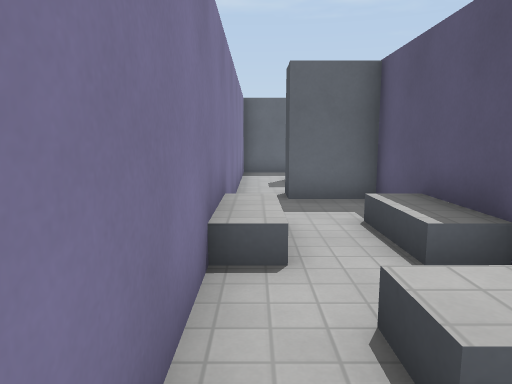
[1] (above)

24 first-person views from a walk through a Godot game level. The camera is 1.3 m above the floor, tilts 8° down and sees 70° across. The floor is counted in squares, 1 m on a side. Each view is taken from the middle of a square. On the plan, view 1 faces up. The plan holds only what a view shows up to about 15 squares ahead; the rest is blank. Surface patterns are stand-ins for the level's own textures.

[2]
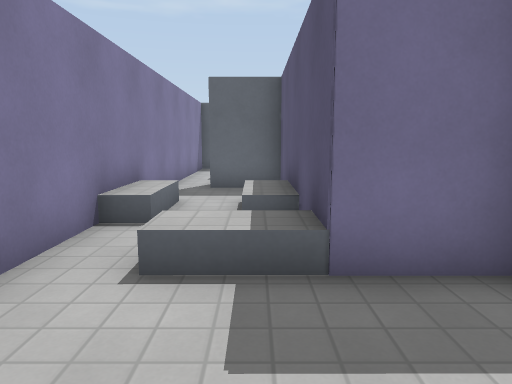

[3]
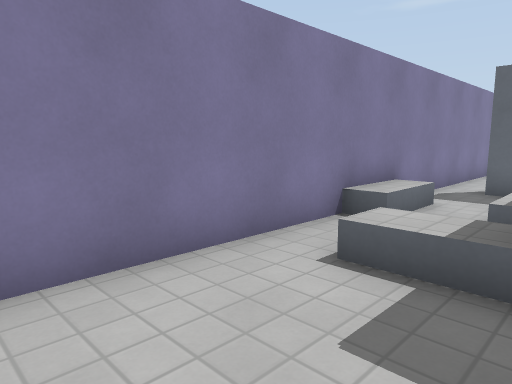

[4]
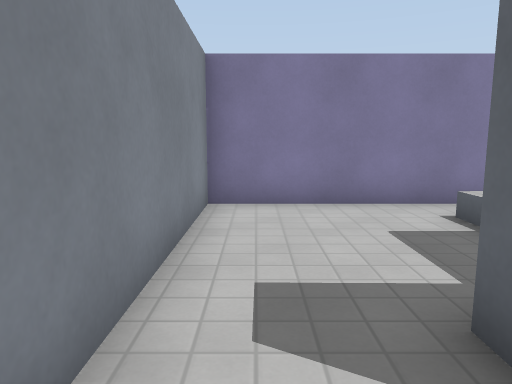

[5]
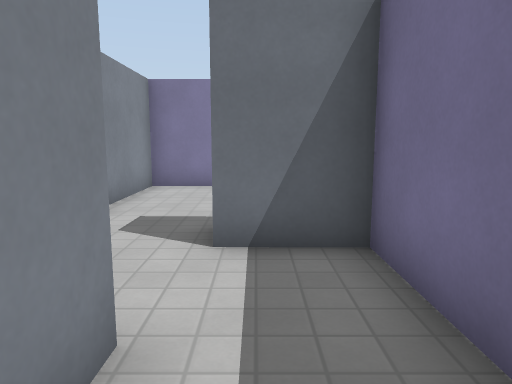

[6]
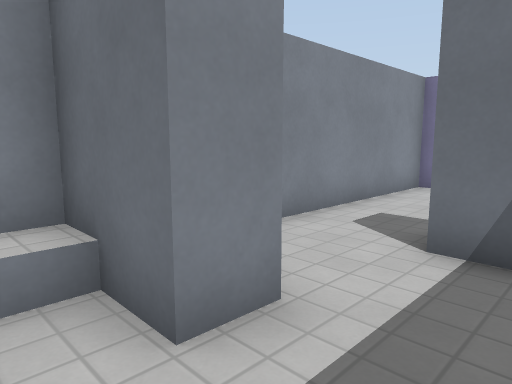

[7]
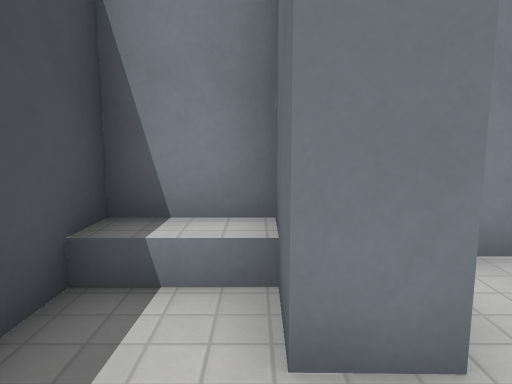

[8]
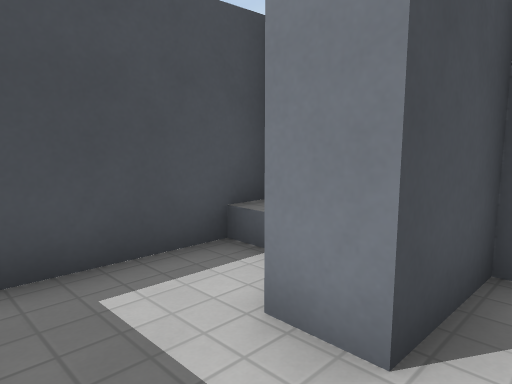

[9]
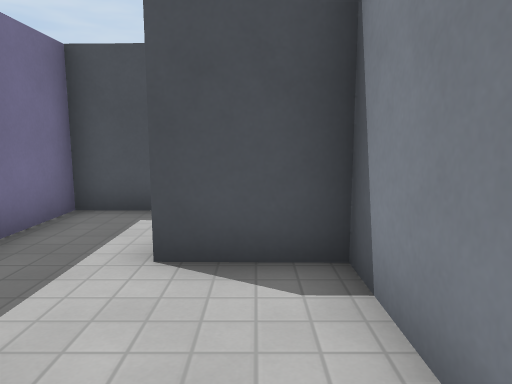

[10]
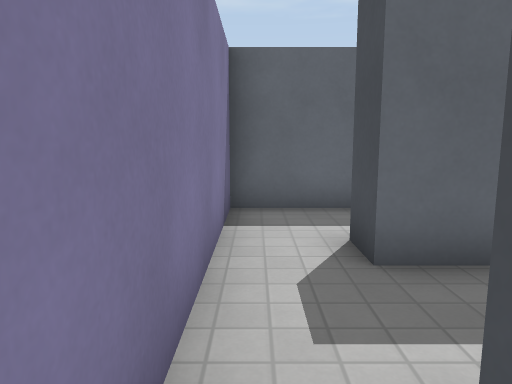

[11]
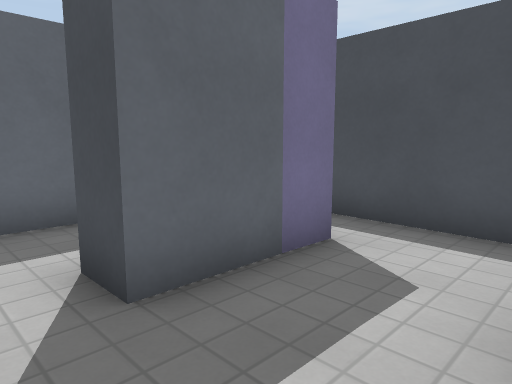

[12]
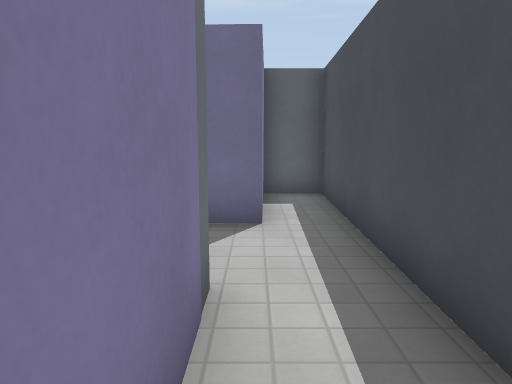

[13]
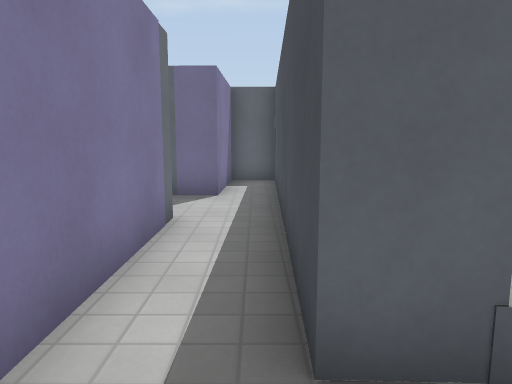

[14]
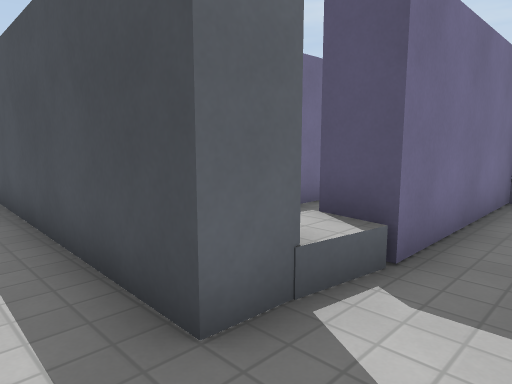

[15]
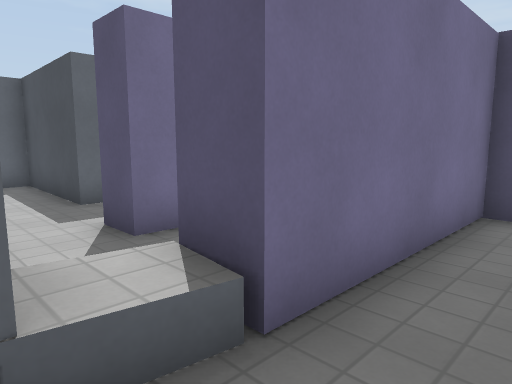

[16]
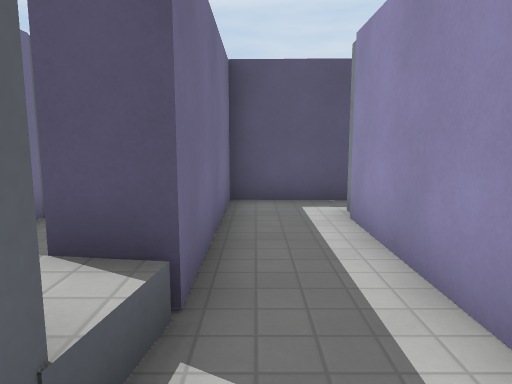

[17]
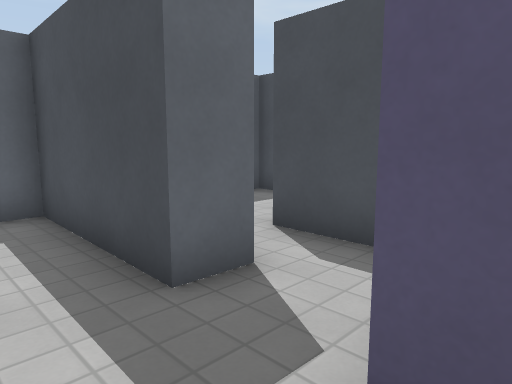

[18]
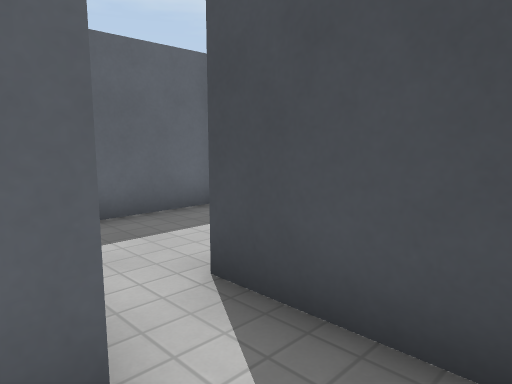

[19]
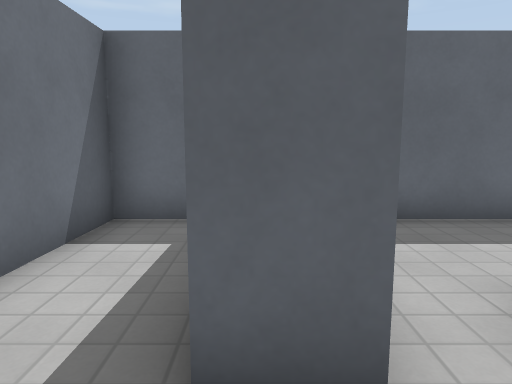

[20]
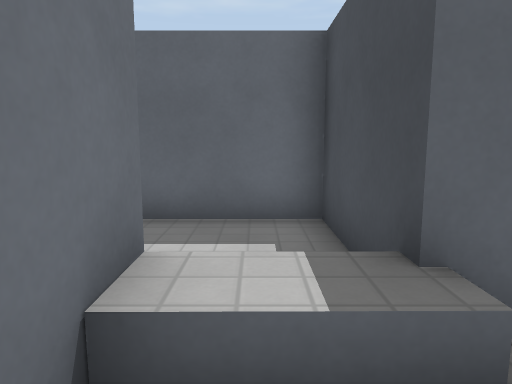

[21]
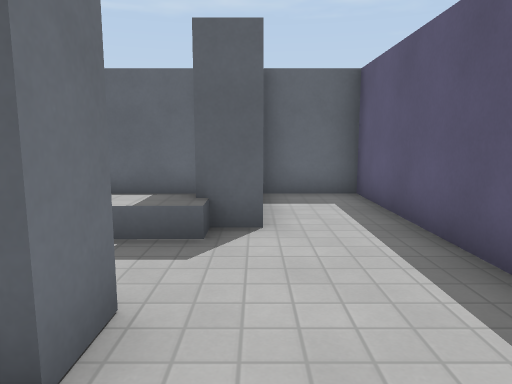

[22]
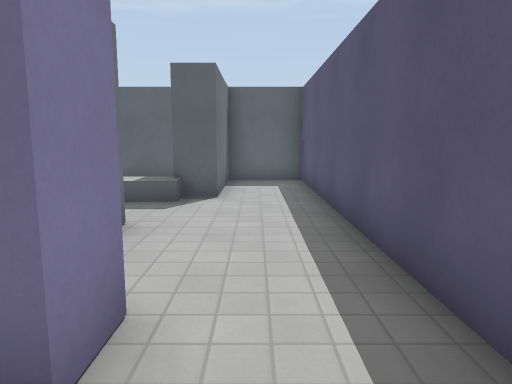

[23]
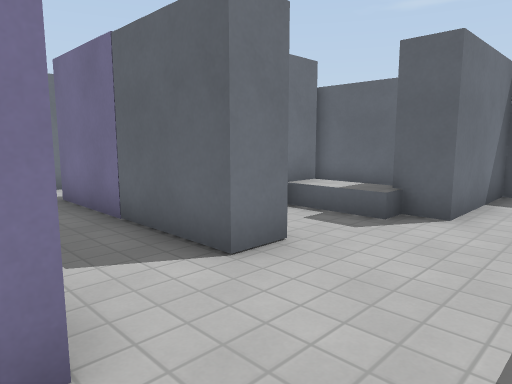

[24]
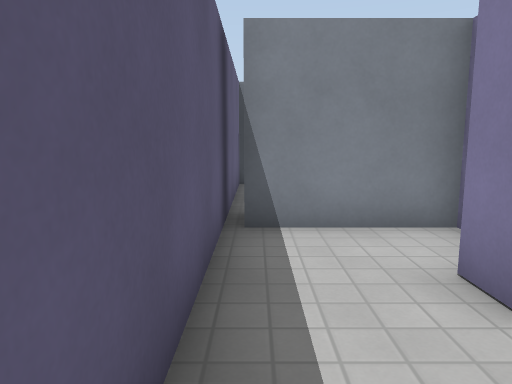

### Floor plan
Ten units are one square. View 1 is at (0, 0); x grows to the right and y downward. Boxes are objects, and circles mark ways between rooms. Rooms are numbered by the first view taken in them; rooms with no view inside come last. Other rooms are left out.
<svg viewBox="-10 -155 190 190">
<path fill="none" stroke="#000" d="M45 -14 27 -14 27 -81 7 -81M51 5 46 5M-5 -75 -5 30 55 30M74 -14 57 -14 56 6M55 30 77 30 77 9M77 9 88 9 88 30 106 30 108 -14 74 -14M7 -81 7 -91M41 -117 12 -117 12 -128M21 -150 -5 -150 -5 -75M36 -91 36 -49M64 -48 53 -48 56 -150 42 -150 41 -117M97 -107 87 -107 88 -150 66 -150 65 -124M83 -77 83 -88M139 -88 139 -77 83 -77M150 -57 150 -45M139 -26 173 -26M76 -45 76 -56M175 -11 175 -150 150 -150 150 -114 141 -114M121 -119 121 -101M141 -114 141 -150 98 -150M111 -104 111 -119M71 -24 111 -24M129 -19 130 -46 76 -48M111 -92 111 -104"/>
<circle cx="50" cy="15" r="3" fill="#2a7"/>
<circle cx="0" cy="-85" r="3" fill="#2a7"/>
<circle cx="85" cy="-5" r="3" fill="#2a7"/>
<circle cx="25" cy="-105" r="3" fill="#2a7"/>
<circle cx="60" cy="-35" r="3" fill="#2a7"/>
<circle cx="75" cy="-80" r="3" fill="#2a7"/>
<circle cx="90" cy="-95" r="3" fill="#2a7"/>
<circle cx="100" cy="-110" r="3" fill="#2a7"/>
<text x="20" y="-20">1</text>
<text x="60" y="0">2</text>
<text x="90" y="0">3</text>
<text x="10" y="-110">4</text>
<text x="50" y="-70">5</text>
<text x="80" y="-110">6</text>
<text x="140" y="-80">7</text>
<text x="120" y="-130">8</text>
<text x="90" y="-40">9</text>
<text x="100" y="-100">10</text>
</svg>
Room 1 opens to room 2. Room 1 opens to room 4. Room 2 opens to room 3. Room 4 opens to room 5. Room 5 opens to room 9. Room 6 opens to room 7. Room 6 opens to room 10. Room 8 opens to room 10.

Where each view was taken, in squares from view 1:
view 1: 0 up, 0 right, facing up
view 2: 2 down, 2 right, facing up
view 3: 2 down, 3 right, facing up-left
view 4: 2 down, 7 right, facing left
view 5: 0 up, 10 right, facing left
view 6: 1 up, 10 right, facing down-left
view 7: 1 up, 9 right, facing down
view 8: 1 up, 7 right, facing down-right
view 9: 2 down, 4 right, facing right
view 10: 8 up, 0 right, facing up
view 11: 9 up, 0 right, facing up-right
view 12: 6 up, 4 right, facing up
view 13: 3 up, 5 right, facing up
view 14: 3 up, 4 right, facing up-right
view 15: 3 up, 6 right, facing up-right
view 16: 4 up, 5 right, facing right
view 17: 8 up, 7 right, facing up-right
view 18: 9 up, 9 right, facing up-right
view 19: 9 up, 9 right, facing up
view 20: 9 up, 13 right, facing up
view 21: 6 up, 15 right, facing up
view 22: 3 up, 16 right, facing up
view 23: 5 up, 17 right, facing up-left
view 24: 8 up, 17 right, facing down
